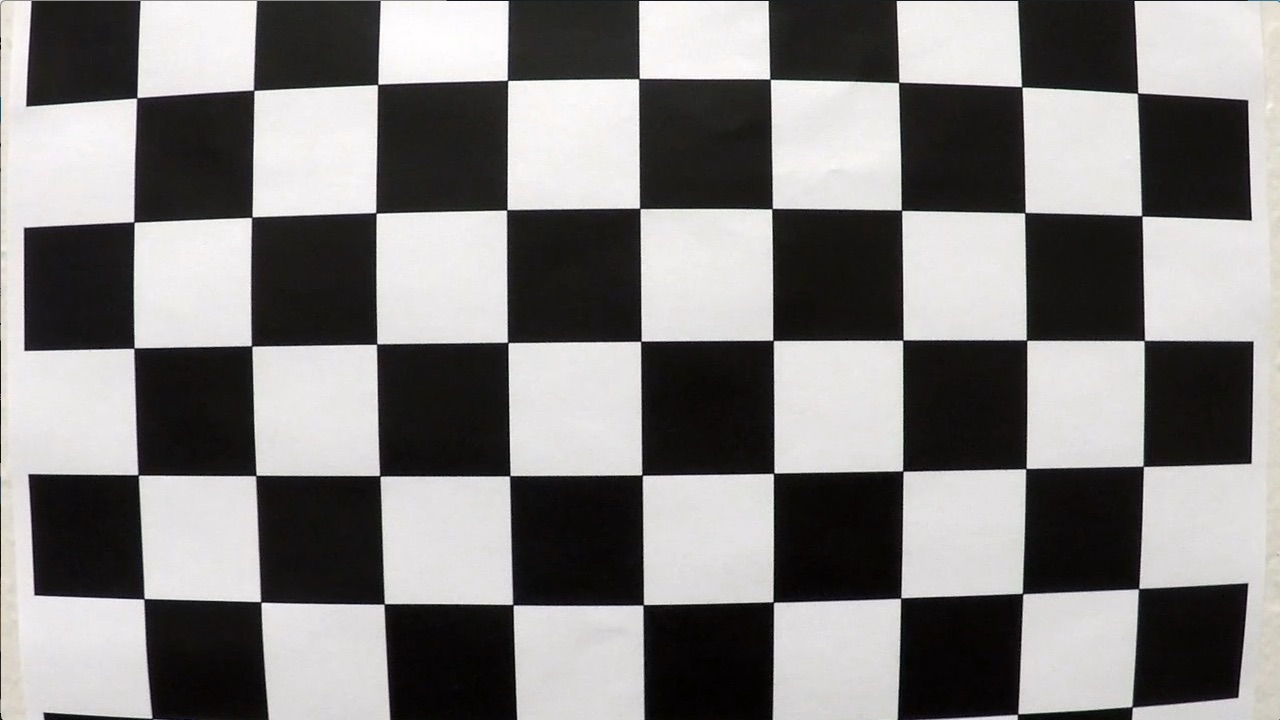
#> input picture camera_cal/calibration1.jpg, 1280 x 720 px; its folder holds only this picture in this run; the run also reads 1 picture not shown here
$ jupyter execute --allow-errors detecting-road-features.ipynb   (shell and % lines are left out)   (older library calls are emulated)
#> lines starting #> are read from the running program, lines starting #| are printed output that depends on the picture
### lanetracker/camera.py
import numpy as np
import cv2
import matplotlib.image as mpimg


class CameraCalibration(object):
    """
    Prepares camera calibration pipeline based on a set of calibration images.
    """

    def __init__(self, calibration_images, pattern_size=(9, 6), retain_calibration_images=False):
        """
        Initialises camera calibration pipeline based on a set of calibration images.

        Parameters
        ----------
        calibration_images          : Calibration images.
        pattern_size                : Shape of the calibration pattern.
        retain_calibration_images   : Flag indicating if we need to preserve calibration images.
        """
        self.camera_matrix = None
        self.dist_coefficients = None
        self.calibration_images_success = []
        self.calibration_images_error = []
        self.calculate_calibration(calibration_images, pattern_size, retain_calibration_images)

    def __call__(self, image):
        """
        Calibrates an image based on saved settings.

        Parameters
        ----------
        image       : Image to calibrate.

        Returns
        -------
        Calibrated image.
        """
        if self.camera_matrix is not None and self.dist_coefficients is not None:
            return cv2.undistort(image, self.camera_matrix, self.dist_coefficients, None, self.camera_matrix)
        else:
            return image

    def calculate_calibration(self, images, pattern_size, retain_calibration_images):
        """
        Prepares calibration settings.

        Parameters
        ----------
        images                      : Set of calibration images.
        pattern_size                : Calibration pattern shape.
        retain_calibration_images   : Flag indicating if we need to preserve calibration images.
        """
#> called with pattern_size = (9, 6), retain_calibration_images = True
        # Prepare object points: (0,0,0), (1,0,0), (2,0,0), ...
        pattern = np.zeros((pattern_size[1] * pattern_size[0], 3), np.float32)
        pattern[:, :2] = np.mgrid[0:pattern_size[0], 0:pattern_size[1]].T.reshape(-1, 2)
        pattern_points = []  # 3d points in real world space
        image_points = []  # 2d points in image plane.
        image_size = None

        # Step through the list and search for chessboard corners
        for i, path in enumerate(images):
            image = mpimg.imread(path)
#> image is the input picture: shape (720, 1280, 3); mean R, G, B 130.1, 128.4, 127.8
            gray = cv2.cvtColor(image, cv2.COLOR_RGB2GRAY)
            # Find the chessboard corners
            found, corners = cv2.findChessboardCorners(gray, pattern_size, None)
#> found = False; corners = None
            # If found, add object points and image points
            if found:
                pattern_points.append(pattern)
                image_points.append(corners)
                image_size = (image.shape[1], image.shape[0])
                if retain_calibration_images:
                    cv2.drawChessboardCorners(image, pattern_size, corners, True)
                    self.calibration_images_success.append(image)
            else:
                if retain_calibration_images:
                    self.calibration_images_error.append(image)

        if pattern_points and image_points:
            _, self.camera_matrix, self.dist_coefficients, _, _ = cv2.calibrateCamera(
                pattern_points, image_points, image_size, None, None
            )

### lanetracker/gradients.py
import numpy as np
import cv2


def gradient_abs_value_mask(image, sobel_kernel=3, axis='x', threshold=(0, 255)):
    """
    Masks the image based on gradient absolute value.

    Parameters
    ----------
    image           : Image to mask.
    sobel_kernel    : Kernel of the Sobel gradient operation.
    axis            : Axis of the gradient, 'x' or 'y'.
    threshold       : Value threshold for it to make it to appear in the mask.

    Returns
    -------
    Image mask with 1s in activations and 0 in other pixels.
    """
    # Take the absolute value of derivative in x or y given orient = 'x' or 'y'
    if axis == 'x':
        sobel = np.absolute(cv2.Sobel(image, cv2.CV_64F, 1, 0, ksize=sobel_kernel))
    if axis == 'y':
        sobel = np.absolute(cv2.Sobel(image, cv2.CV_64F, 0, 1, ksize=sobel_kernel))
    # Scale to 8-bit (0 - 255) then convert to type = np.uint8
    sobel = np.uint8(255 * sobel / np.max(sobel))
    # Create a mask of 1's where the scaled gradient magnitude is > thresh_min and < thresh_max
    mask = np.zeros_like(sobel)
    # Return this mask as your binary_output image
    mask[(sobel >= threshold[0]) & (sobel <= threshold[1])] = 1
    return mask

def gradient_magnitude_mask(image, sobel_kernel=3, threshold=(0, 255)):
    """
    Masks the image based on gradient magnitude .

    Parameters
    ----------
    image           : Image to mask.
    sobel_kernel    : Kernel of the Sobel gradient operation.
    threshold       : Magnitude threshold for it to make it to appear in the mask.

    Returns
    -------
    Image mask with 1s in activations and 0 in other pixels.
    """
    # Take the gradient in x and y separately
    sobel_x = cv2.Sobel(image, cv2.CV_64F, 1, 0, ksize=sobel_kernel)
    sobel_y = cv2.Sobel(image, cv2.CV_64F, 0, 1, ksize=sobel_kernel)
    # Calculate the magnitude
    magnitude = np.sqrt(sobel_x ** 2 + sobel_y ** 2)
    # Scale to 8-bit (0 - 255) and convert to type = np.uint8
    magnitude = (magnitude * 255 / np.max(magnitude)).astype(np.uint8)
    # Create a binary mask where mag thresholds are met
    mask = np.zeros_like(magnitude)
    mask[(magnitude >= threshold[0]) & (magnitude <= threshold[1])] = 1
    # Return this mask as your binary_output image
    return mask

def gradient_direction_mask(image, sobel_kernel=3, threshold=(0, np.pi / 2)):
    """
    Masks the image based on gradient direction.

    Parameters
    ----------
    image           : Image to mask.
    sobel_kernel    : Kernel of the Sobel gradient operation.
    threshold       : Direction threshold for it to make it to appear in the mask.

    Returns
    -------
    Image mask with 1s in activations and 0 in other pixels.
    """
    # Take the gradient in x and y separately
    sobel_x = cv2.Sobel(image, cv2.CV_64F, 1, 0, ksize=sobel_kernel)
    sobel_y = cv2.Sobel(image, cv2.CV_64F, 0, 1, ksize=sobel_kernel)
    # Take the absolute value of the x and y gradients and calculate the direction of the gradient
    direction = np.arctan2(np.absolute(sobel_y), np.absolute(sobel_x))
    # Create a binary mask where direction thresholds are met
    mask = np.zeros_like(direction)
    # Return this mask as your binary_output image
    mask[(direction >= threshold[0]) & (direction <= threshold[1])] = 1
    return mask

def color_threshold_mask(image, threshold=(0, 255)):
    """
    Masks the image based on color intensity.

    Parameters
    ----------
    image           : Image to mask.
    threshold       : Color intensity threshold.

    Returns
    -------
    Image mask with 1s in activations and 0 in other pixels.
    """
    mask = np.zeros_like(image)
    mask[(image > threshold[0]) & (image <= threshold[1])] = 1
    return mask

def get_edges(image, separate_channels=False):
    """
    Masks the image based on a composition of edge detectors: gradient value,
    gradient magnitude, gradient direction and color.

    Parameters
    ----------
    image               : Image to mask.
    separate_channels   : Flag indicating if we need to put masks in different color channels.

    Returns
    -------
    Image mask with 1s in activations and 0 in other pixels.
    """
    # Convert to HLS color space and separate required channel
    hls = cv2.cvtColor(np.copy(image), cv2.COLOR_RGB2HLS).astype(np.float)
    s_channel = hls[:, :, 2]
    # Get a combination of all gradient thresholding masks
    gradient_x = gradient_abs_value_mask(s_channel, axis='x', sobel_kernel=3, threshold=(20, 100))
    gradient_y = gradient_abs_value_mask(s_channel, axis='y', sobel_kernel=3, threshold=(20, 100))
    magnitude = gradient_magnitude_mask(s_channel, sobel_kernel=3, threshold=(20, 100))
    direction = gradient_direction_mask(s_channel, sobel_kernel=3, threshold=(0.7, 1.3))
    gradient_mask = np.zeros_like(s_channel)
    gradient_mask[((gradient_x == 1) & (gradient_y == 1)) | ((magnitude == 1) & (direction == 1))] = 1
    # Get a color thresholding mask
    color_mask = color_threshold_mask(s_channel, threshold=(170, 255))

    if separate_channels:
        return np.dstack((np.zeros_like(s_channel), gradient_mask, color_mask))
    else:
        mask = np.zeros_like(gradient_mask)
        mask[(gradient_mask == 1) | (color_mask == 1)] = 1
        return mask

### lanetracker/perspective.py
import numpy as np
import cv2


def flatten_perspective(image):
    """
    Warps the image from the vehicle front-facing camera mapping hte road to a bird view perspective.

    Parameters
    ----------
    image       : Image from the vehicle front-facing camera.

    Returns
    -------
    Warped image.
    """
    # Get image dimensions
    (h, w) = (image.shape[0], image.shape[1])
    # Define source points
    source = np.float32([[564, 450], [716, 450], [-100, 720], [1380, 720]])
    # Define corresponding destination points
    destination = np.float32([[100, 0], [w - 100, 0], [100, h], [w - 100, h]])
    transform_matrix = cv2.getPerspectiveTransform(source, destination)
    unwarp_matrix = cv2.getPerspectiveTransform(destination, source)
    return (cv2.warpPerspective(image, transform_matrix, (w, h)), unwarp_matrix)

### lanetracker/tracker.py
import numpy as np
import cv2
import matplotlib.pyplot as plt
from lanetracker.window import Window
from lanetracker.line import Line
from lanetracker.gradients import get_edges
from lanetracker.perspective import flatten_perspective


class LaneTracker(object):
    """
    Tracks the lane in a series of consecutive frames.
    """

    def __init__(self, first_frame, n_windows=9):
        """
        Initialises a tracker object.

        Parameters
        ----------
        first_frame     : First frame of the frame series. We use it to get dimensions and initialise values.
        n_windows       : Number of windows we use to track each lane edge.
        """
        (self.h, self.w, _) = first_frame.shape
        self.win_n = n_windows
        self.left = None
        self.right = None
        self.l_windows = []
        self.r_windows = []
        self.initialize_lines(first_frame)

    def initialize_lines(self, frame):
        """
        Finds starting points for left and right lines (e.g. lane edges) and initialises Window and Line objects.

        Parameters
        ----------
        frame   : Frame to scan for lane edges.
        """
        # Take a histogram of the bottom half of the image
        edges = get_edges(frame)
        (flat_edges, _) = flatten_perspective(edges)
        histogram = np.sum(flat_edges[int(self.h / 2):, :], axis=0)

        nonzero = flat_edges.nonzero()
        # Create empty lists to receive left and right lane pixel indices
        l_indices = np.empty([0], dtype=np.int)
        r_indices = np.empty([0], dtype=np.int)
        window_height = int(self.h / self.win_n)

        for i in range(self.win_n):
            l_window = Window(
                y1=self.h - (i + 1) * window_height,
                y2=self.h - i * window_height,
                x=self.l_windows[-1].x if len(self.l_windows) > 0 else np.argmax(histogram[:self.w // 2])
            )
            r_window = Window(
                y1=self.h - (i + 1) * window_height,
                y2=self.h - i * window_height,
                x=self.r_windows[-1].x if len(self.r_windows) > 0 else np.argmax(histogram[self.w // 2:]) + self.w // 2
            )
            # Append nonzero indices in the window boundary to the lists
            l_indices = np.append(l_indices, l_window.pixels_in(nonzero), axis=0)
            r_indices = np.append(r_indices, r_window.pixels_in(nonzero), axis=0)
            self.l_windows.append(l_window)
            self.r_windows.append(r_window)
        self.left = Line(x=nonzero[1][l_indices], y=nonzero[0][l_indices], h=self.h, w = self.w)
        self.right = Line(x=nonzero[1][r_indices], y=nonzero[0][r_indices], h=self.h, w = self.w)

    def scan_frame_with_windows(self, frame, windows):
        """
        Scans a frame using initialised windows in an attempt to track the lane edges.

        Parameters
        ----------
        frame   : New frame
        windows : Array of windows to use for scanning the frame.

        Returns
        -------
        A tuple of arrays containing coordinates of points found in the specified windows.
        """
        indices = np.empty([0], dtype=np.int)
        nonzero = frame.nonzero()
        window_x = None
        for window in windows:
            indices = np.append(indices, window.pixels_in(nonzero, window_x), axis=0)
            window_x = window.mean_x
        return (nonzero[1][indices], nonzero[0][indices])

    def process(self, frame, draw_lane=True, draw_statistics=True):
        """
        Performs a full lane tracking pipeline on a frame.

        Parameters
        ----------
        frame               : New frame to process.
        draw_lane           : Flag indicating if we need to draw the lane on top of the frame.
        draw_statistics     : Flag indicating if we need to render the debug information on top of the frame.

        Returns
        -------
        Resulting frame.
        """
        edges = get_edges(frame)
        (flat_edges, unwarp_matrix) = flatten_perspective(edges)
        (l_x, l_y) = self.scan_frame_with_windows(flat_edges, self.l_windows)
        self.left.process_points(l_x, l_y)
        (r_x, r_y) = self.scan_frame_with_windows(flat_edges, self.r_windows)
        self.right.process_points(r_x, r_y)

        if draw_statistics:
            edges = get_edges(frame, separate_channels=True)
            debug_overlay = self.draw_debug_overlay(flatten_perspective(edges)[0])
            top_overlay = self.draw_lane_overlay(flatten_perspective(frame)[0])
            debug_overlay = cv2.resize(debug_overlay, (0, 0), fx=0.3, fy=0.3)
            top_overlay = cv2.resize(top_overlay, (0, 0), fx=0.3, fy=0.3)
            frame[:250, :, :] = frame[:250, :, :] * .4
            (h, w, _) = debug_overlay.shape
            frame[20:20 + h, 20:20 + w, :] = debug_overlay
            frame[20:20 + h, 20 + 20 + w:20 + 20 + w + w, :] = top_overlay
            text_x = 20 + 20 + w + w + 20
            self.draw_text(frame, 'Radius of curvature:  {} m'.format(self.radius_of_curvature()), text_x, 80)
            self.draw_text(frame, 'Distance (left):       {:.1f} m'.format(self.left.camera_distance()), text_x, 140)
            self.draw_text(frame, 'Distance (right):      {:.1f} m'.format(self.right.camera_distance()), text_x, 200)

        if draw_lane:
            frame = self.draw_lane_overlay(frame, unwarp_matrix)

        return frame

    def draw_text(self, frame, text, x, y):
        cv2.putText(frame, text, (x, y), cv2.FONT_HERSHEY_SIMPLEX, .8, (255, 255, 255), 2)

    # [65 lines left out: functions draw_debug_overlay, draw_lane_overlay, radius_of_curvature, not called in this run]

### detecting-road-features.ipynb
# Advanced Lane Finding

[cell 1]
import numpy as np
import matplotlib.pyplot as plt
import matplotlib.image as mpimg
import matplotlib.gridspec as gridspec
import glob
import cv2

from lanetracker.tracker import LaneTracker
from lanetracker.camera import CameraCalibration
from lanetracker.gradients import get_edges
from lanetracker.perspective import flatten_perspective

Camera calibration

[cell 2]
calibrate = CameraCalibration(glob.glob('camera_cal/calibration*.jpg'), retain_calibration_images=True)

print('Correction images (successfully detected corners):')
plt.figure(figsize = (11.5, 9))
gridspec.GridSpec(5, 4)
# Step through the list and search for chessboard corners
for i, image in enumerate(calibrate.calibration_images_success):
    plt.subplot2grid((5, 4), (i // 4, i % 4), colspan=1, rowspan=1)
    plt.imshow(image)
    plt.axis('off')
plt.show()

print('\nTest images (failed to detect corners):')
for i, image in enumerate(calibrate.calibration_images_error):
    f, (ax1, ax2) = plt.subplots(1, 2, figsize=(10, 2.5))
    ax1.axis('off')
    ax1.imshow(image)
    ax1.set_title('Original', fontsize=10)
    ax2.axis('off')
    ax2.imshow(calibrate(image))
    ax2.set_title('Calibrated', fontsize=10)
#> this loop made 1 pass

Color & gradient threshold pipeline.

[cell 3]
image = mpimg.imread('test_images/test6.jpg')
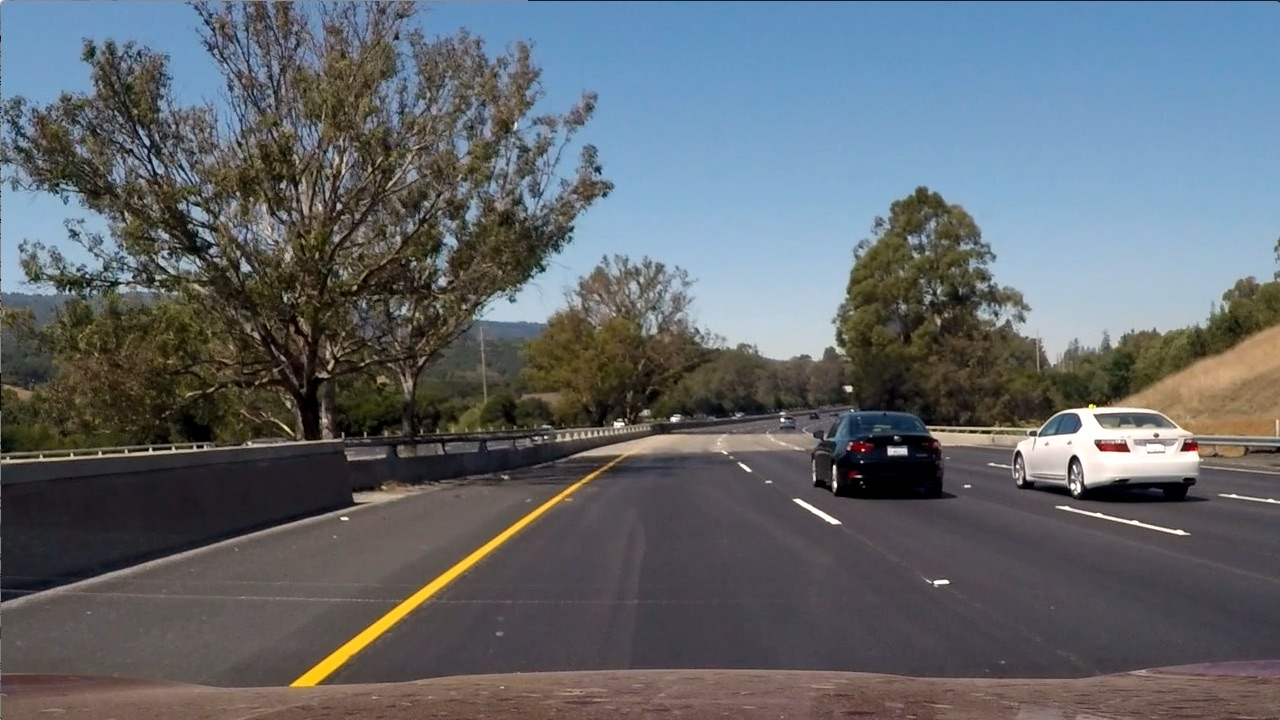
#> input picture test_images/test6.jpg, 1280 x 720 px
#> image is the input picture: shape (720, 1280, 3); mean R, G, B 97, 102.6, 107.9
result = get_edges(image, separate_channels=True)
#> in get_edges, `gradient_x = gradient_abs_value_mask(s_channel, axis='x', sobel_kernel..`:
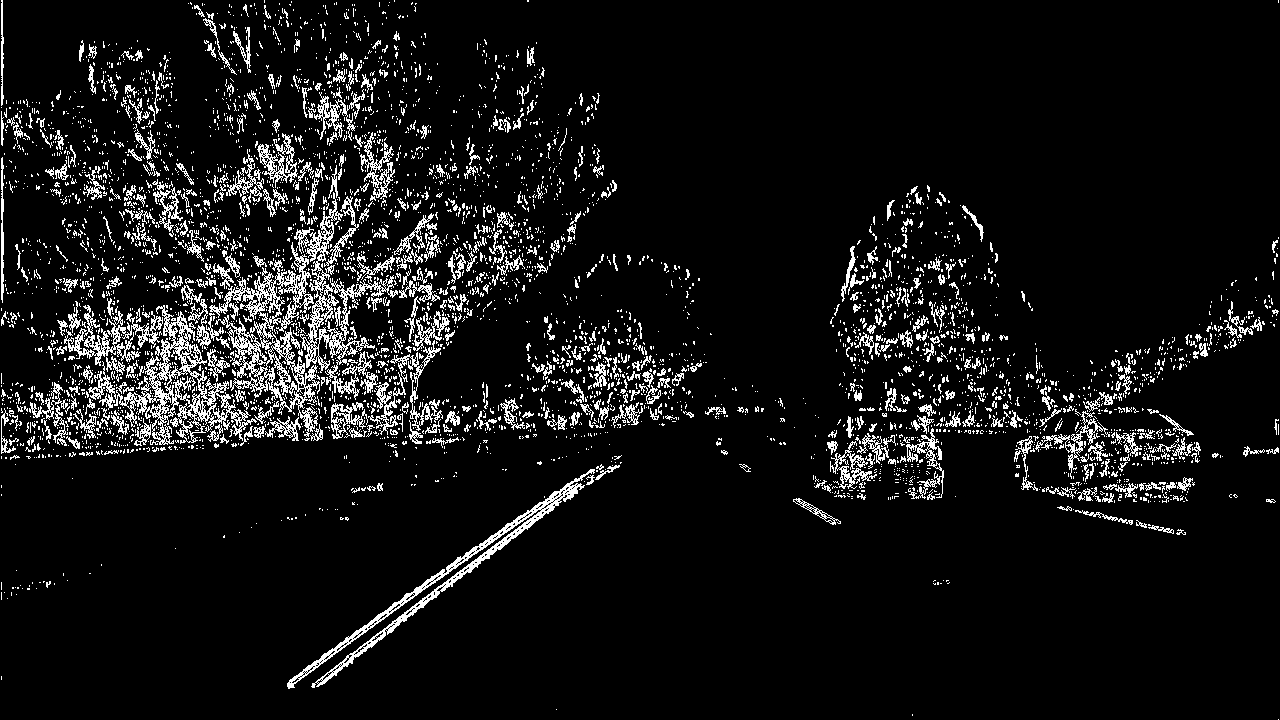
#> gradient_x: shape (720, 1280); values 0 (black) and 1 (white), 8% white in thin lines or dots
#> in gradient_magnitude_mask, `sobel_y = cv2.Sobel(image, cv2.CV_64F, 0, 1, ksize=sobel_kernel)`:
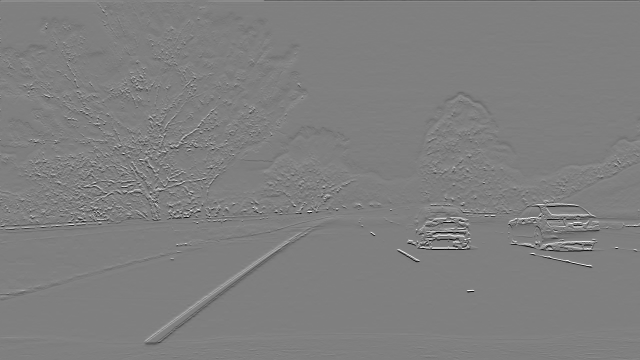
#> sobel_y: shape (720, 1280) float64 (shown at 1/2 size); min -1020, max 1020, mean -0.6; drawn with min black and max white
#> in gradient_magnitude_mask, `magnitude = np.sqrt(sobel_x ** 2 + sobel_y ** 2)`:
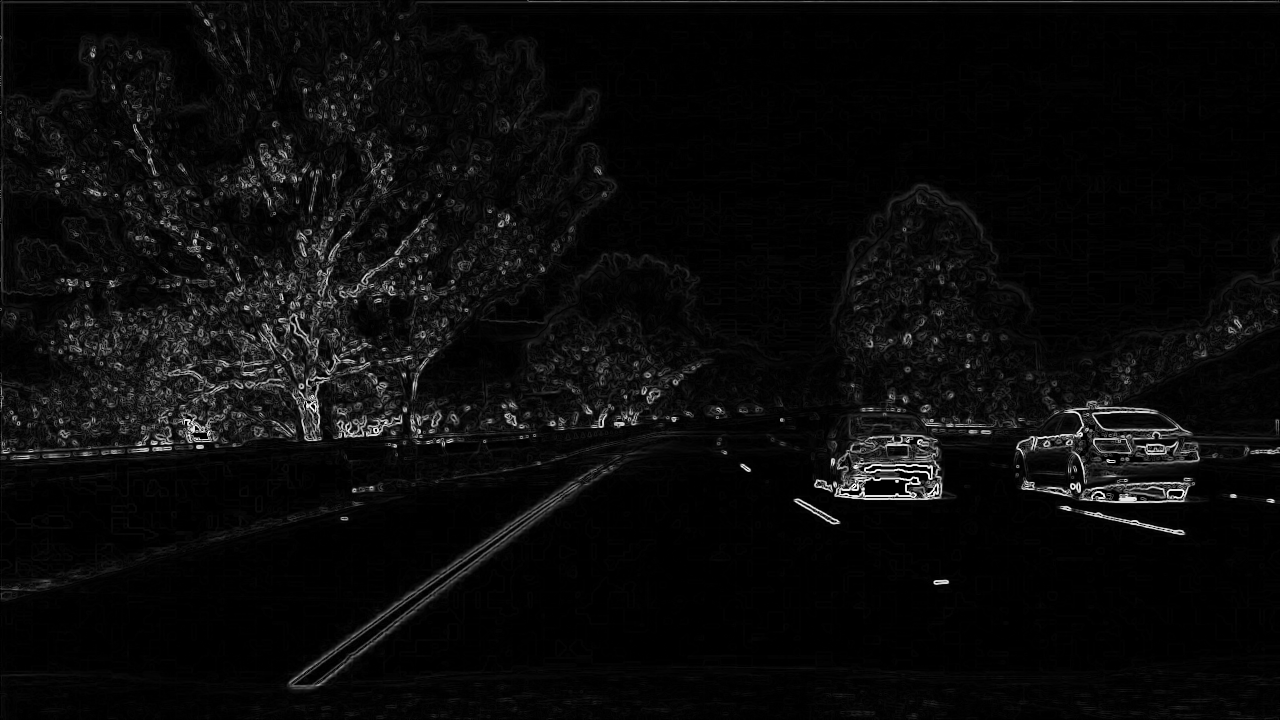
#> magnitude: shape (720, 1280) float64; min 0, max 1140.4, mean 49.5; drawn with min black and max white
#> (the rest of the program and of its run is left out)
